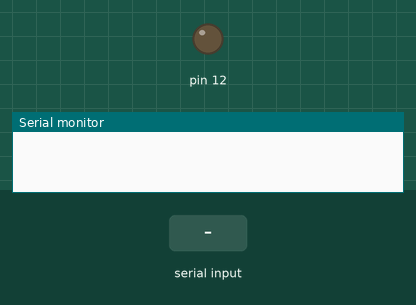
A sketch run on a simulated Arduino Uno, built with avr-gcc and run on an emulated ATmega328P. On the bench: output pins drawn as LEDs (lit = HIGH), the last lines printed to the serial monitor. The test bench sets the inputs (shaded band).

Above: at 1.2 s.
1.3 s: "1" received over Serial
At 1.6 s:
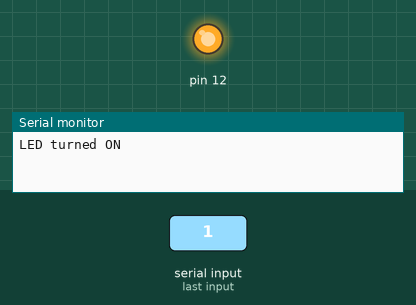
2.8 s: "2" received over Serial
At 3.9 s:
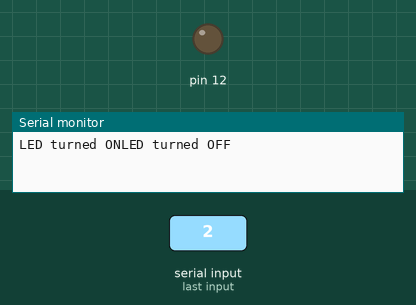
Timing chart, 0 to 5.8 s (numbered marks = the images above; inputs shaded):
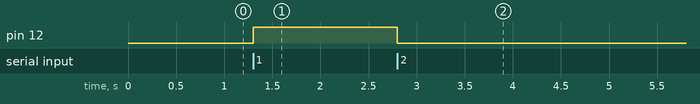

Measured:
- after the input at 1.3 s, pin 12: LOW → HIGH at once
- after the input at 2.8 s, pin 12: HIGH → LOW at once

The sketch:

blue4.ino
```cpp
void setup() {
  Serial.begin(9600); /* Define baud rate for serial communication */
  pinMode(12, OUTPUT);
}

void loop() {

    if (Serial.available())  /* If data is available on serial port */
    {
      char data_received;
      data_received = Serial.read();  /* Data received from bluetooth */
      if (data_received == '1')
      {
        digitalWrite(12, HIGH);
        Serial.write("LED turned ON");
      }
      else if (data_received == '2')
      {
        digitalWrite(12, LOW);
        Serial.write("LED turned OFF");
      }
      else
      {
        Serial.write("Select either 1 or 2");
      }
    }
}
```
